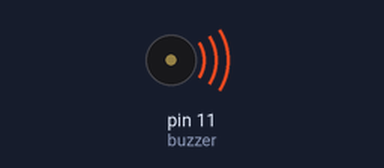
A sketch run on a simulated Arduino Uno, built with avr-gcc and run on an emulated ATmega328P. On the bench: buzzer (waves = sounding).

Above: at 0.1 s.
Timing chart, 0 to 40.0 s (numbered marks = the images above):
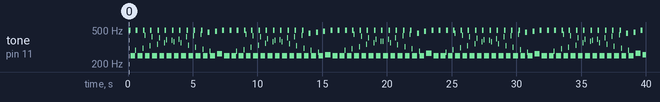

Measured:
- by itself, tone on pin 11 (buzzer): plays 495 Hz for 0.16 s, 249 Hz for 0.36 s, 288 Hz for 0.04 s, 495 Hz for 0.16 s, 249 Hz for 0.36 s, 306 Hz for 0.04 s … (247 notes in this stretch)

The sketch:

Buzzer.ino
```cpp
int buzzer = 11;
unsigned char i = 0;

void setup() {
  pinMode(buzzer, OUTPUT);
}


void loop() {

  for(i = 1; i < 80; i++){
    digitalWrite(buzzer, HIGH);
    delay(1);
    digitalWrite(buzzer, LOW);
    delay(1);
  }

  for(i = 1; i < 100; i++){
    digitalWrite(buzzer, HIGH);
    delay(2);
    digitalWrite(buzzer, LOW);
    delay(2);
  }

}
```
